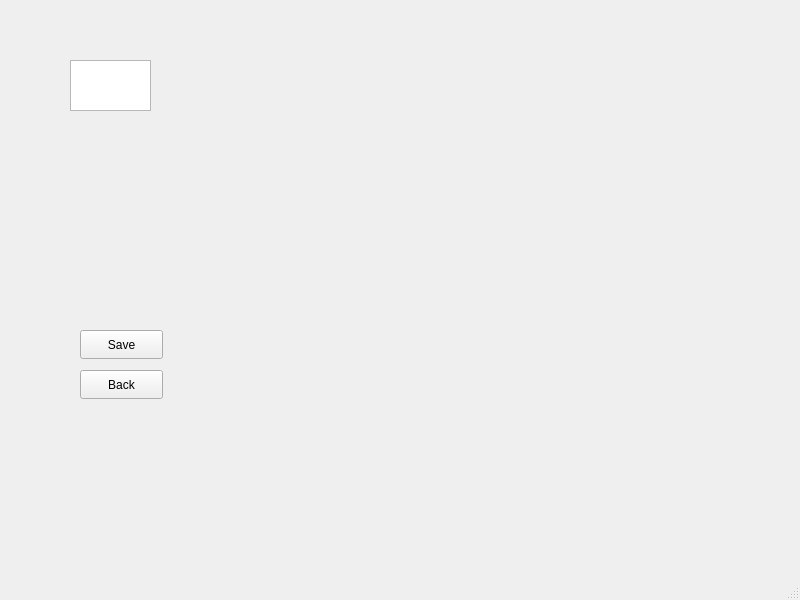
<?xml version="1.0" encoding="UTF-8"?>
<ui version="4.0">
 <class>MainWindow</class>
 <widget class="QMainWindow" name="MainWindow">
  <property name="geometry">
   <rect>
    <x>0</x>
    <y>0</y>
    <width>800</width>
    <height>600</height>
   </rect>
  </property>
  <property name="windowTitle">
   <string>MainWindow</string>
  </property>
  <widget class="QWidget" name="centralwidget">
   <widget class="QPushButton" name="pushButton">
    <property name="geometry">
     <rect>
      <x>80</x>
      <y>370</y>
      <width>83</width>
      <height>29</height>
     </rect>
    </property>
    <property name="text">
     <string>Back</string>
    </property>
   </widget>
   <widget class="QPushButton" name="pushButton_2">
    <property name="geometry">
     <rect>
      <x>80</x>
      <y>330</y>
      <width>83</width>
      <height>29</height>
     </rect>
    </property>
    <property name="text">
     <string>Save</string>
    </property>
   </widget>
   <widget class="QTextEdit" name="textEdit">
    <property name="geometry">
     <rect>
      <x>70</x>
      <y>60</y>
      <width>81</width>
      <height>51</height>
     </rect>
    </property>
   </widget>
  </widget>
  <widget class="QMenuBar" name="menubar">
   <property name="geometry">
    <rect>
     <x>0</x>
     <y>0</y>
     <width>800</width>
     <height>25</height>
    </rect>
   </property>
  </widget>
  <widget class="QStatusBar" name="statusbar"/>
 </widget>
 <resources/>
 <connections/>
</ui>
